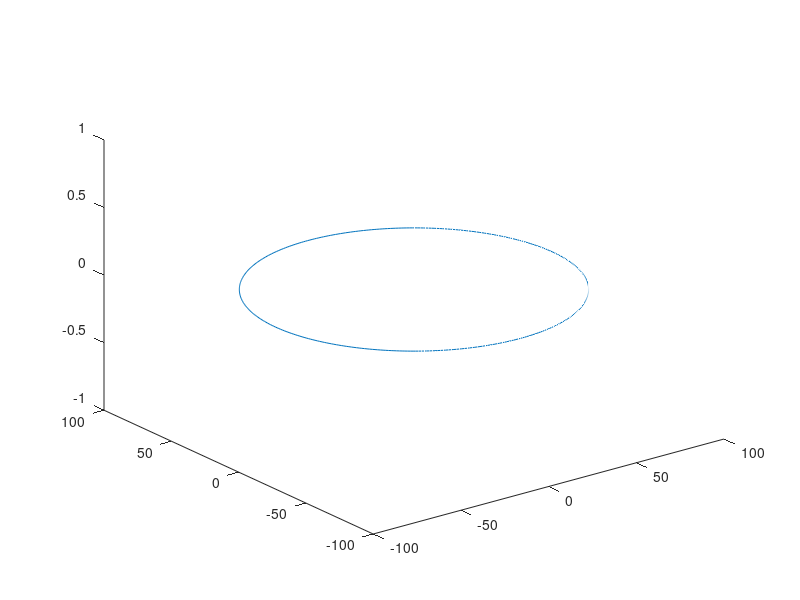

The MATLAB source for this figure:
function [] = createFakeTori()

min_nodes = 400;

theta = linspace(0,2*pi,min_nodes+1)';
x = 69*cos(theta);
y = 69*sin(theta);
z = 6*ones(size(theta));
tori1 = [x y z];
tori1 = tori1(1:min_nodes,:);
save("T4.mat","tori1");

min_nodes = 400;

x = 79*cos(theta);
y = 79*sin(theta);
z = zeros(size(theta));
tori2 = [x y z];
tori2 = tori2(1:min_nodes,:);
save("T5.mat","tori2");
plot3(x,y,z)
